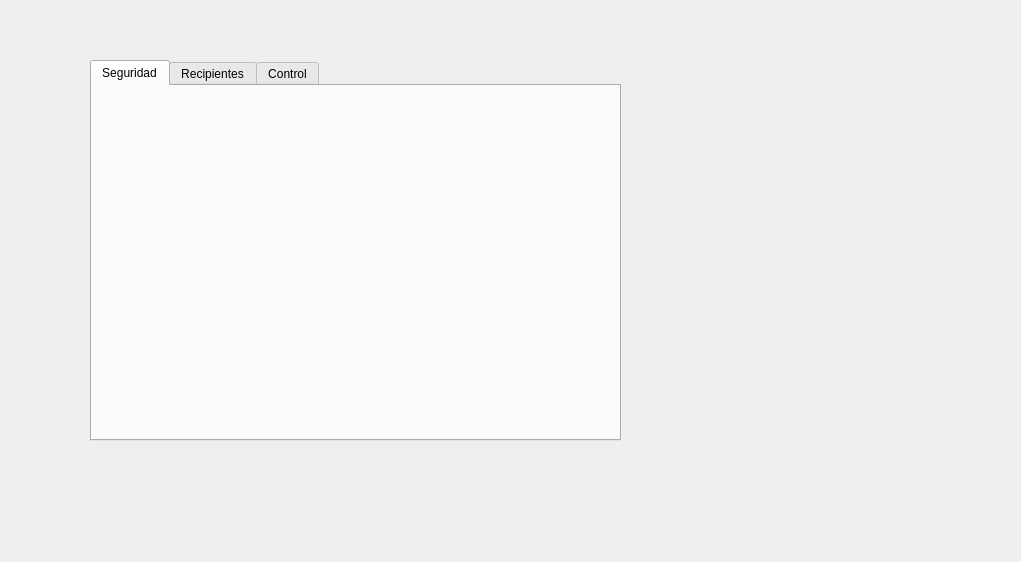
<?xml version="1.0" encoding="UTF-8"?>
<ui version="4.0">
 <class>Dialog</class>
 <widget class="QDialog" name="Dialog">
  <property name="geometry">
   <rect>
    <x>0</x>
    <y>0</y>
    <width>1021</width>
    <height>562</height>
   </rect>
  </property>
  <property name="windowTitle">
   <string>Dialog</string>
  </property>
  <widget class="QTabWidget" name="tabWidget">
   <property name="geometry">
    <rect>
     <x>90</x>
     <y>60</y>
     <width>531</width>
     <height>381</height>
    </rect>
   </property>
   <property name="currentIndex">
    <number>0</number>
   </property>
   <widget class="QWidget" name="SAFETY">
    <attribute name="title">
     <string>Seguridad</string>
    </attribute>
   </widget>
   <widget class="QWidget" name="VESSEL">
    <attribute name="title">
     <string>Recipientes</string>
    </attribute>
    <widget class="QComboBox" name="comboBox">
     <property name="geometry">
      <rect>
       <x>10</x>
       <y>30</y>
       <width>171</width>
       <height>27</height>
      </rect>
     </property>
     <item>
      <property name="text">
       <string>Horizontal C/Soporte</string>
      </property>
     </item>
     <item>
      <property name="text">
       <string>Vertical C/Soporte</string>
      </property>
     </item>
     <item>
      <property name="text">
       <string>Tanque API</string>
      </property>
     </item>
     <item>
      <property name="text">
       <string>Torre</string>
      </property>
     </item>
     <item>
      <property name="text">
       <string>Separador de Fases</string>
      </property>
     </item>
    </widget>
    <widget class="QLabel" name="label">
     <property name="geometry">
      <rect>
       <x>30</x>
       <y>10</y>
       <width>131</width>
       <height>19</height>
      </rect>
     </property>
     <property name="text">
      <string>Tipo de recipiente</string>
     </property>
    </widget>
    <widget class="QLineEdit" name="lineEdit">
     <property name="geometry">
      <rect>
       <x>140</x>
       <y>80</y>
       <width>113</width>
       <height>27</height>
      </rect>
     </property>
    </widget>
    <widget class="QLabel" name="label_2">
     <property name="geometry">
      <rect>
       <x>10</x>
       <y>80</y>
       <width>121</width>
       <height>19</height>
      </rect>
     </property>
     <property name="text">
      <string>L e/Tangentes [m]</string>
     </property>
    </widget>
    <widget class="QComboBox" name="comboBox_2">
     <property name="geometry">
      <rect>
       <x>190</x>
       <y>30</y>
       <width>111</width>
       <height>27</height>
      </rect>
     </property>
     <item>
      <property name="text">
       <string>Esférico</string>
      </property>
     </item>
     <item>
      <property name="text">
       <string>Semielíptico</string>
      </property>
     </item>
    </widget>
    <widget class="QLabel" name="label_3">
     <property name="geometry">
      <rect>
       <x>190</x>
       <y>10</y>
       <width>121</width>
       <height>19</height>
      </rect>
     </property>
     <property name="text">
      <string>Tipo de cabezal</string>
     </property>
    </widget>
    <widget class="QLabel" name="label_4">
     <property name="geometry">
      <rect>
       <x>10</x>
       <y>140</y>
       <width>91</width>
       <height>19</height>
      </rect>
     </property>
     <property name="text">
      <string>H/L total [m]</string>
     </property>
    </widget>
    <widget class="QLabel" name="label_5">
     <property name="geometry">
      <rect>
       <x>110</x>
       <y>140</y>
       <width>41</width>
       <height>19</height>
      </rect>
     </property>
     <property name="text">
      <string>0</string>
     </property>
    </widget>
    <widget class="QLineEdit" name="lineEdit_2">
     <property name="geometry">
      <rect>
       <x>140</x>
       <y>110</y>
       <width>113</width>
       <height>27</height>
      </rect>
     </property>
    </widget>
    <widget class="QLabel" name="label_6">
     <property name="geometry">
      <rect>
       <x>10</x>
       <y>110</y>
       <width>121</width>
       <height>19</height>
      </rect>
     </property>
     <property name="text">
      <string>D cabezal [m]</string>
     </property>
    </widget>
    <widget class="QLineEdit" name="lineEdit_4">
     <property name="geometry">
      <rect>
       <x>390</x>
       <y>80</y>
       <width>113</width>
       <height>27</height>
      </rect>
     </property>
    </widget>
    <widget class="QLabel" name="label_7">
     <property name="geometry">
      <rect>
       <x>280</x>
       <y>80</y>
       <width>121</width>
       <height>19</height>
      </rect>
     </property>
     <property name="text">
      <string>Corrosión [mm]</string>
     </property>
    </widget>
    <widget class="QLabel" name="label_9">
     <property name="geometry">
      <rect>
       <x>340</x>
       <y>10</y>
       <width>61</width>
       <height>19</height>
      </rect>
     </property>
     <property name="text">
      <string>Presión</string>
     </property>
    </widget>
    <widget class="QComboBox" name="comboBox_3">
     <property name="geometry">
      <rect>
       <x>310</x>
       <y>30</y>
       <width>111</width>
       <height>27</height>
      </rect>
     </property>
     <item>
      <property name="text">
       <string>Psig</string>
      </property>
     </item>
     <item>
      <property name="text">
       <string>Psia</string>
      </property>
     </item>
     <item>
      <property name="text">
       <string>Barg</string>
      </property>
     </item>
     <item>
      <property name="text">
       <string>Bara</string>
      </property>
     </item>
     <item>
      <property name="text">
       <string>Atmg</string>
      </property>
     </item>
     <item>
      <property name="text">
       <string>Atma</string>
      </property>
     </item>
     <item>
      <property name="text">
       <string>kPag</string>
      </property>
     </item>
     <item>
      <property name="text">
       <string>kPaa</string>
      </property>
     </item>
    </widget>
   </widget>
   <widget class="QWidget" name="CONTROL">
    <attribute name="title">
     <string>Control</string>
    </attribute>
   </widget>
  </widget>
 </widget>
 <resources/>
 <connections/>
</ui>
